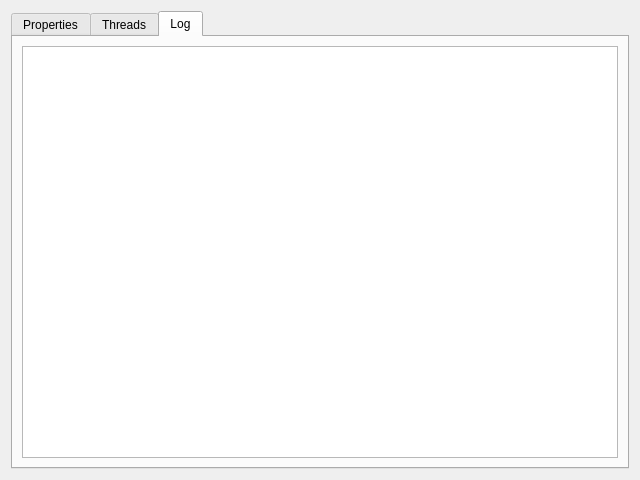
<?xml version="1.0" encoding="UTF-8"?>
<ui version="4.0">
 <class>CVCMainWidget</class>
 <widget class="QWidget" name="CVCMainWidget">
  <property name="geometry">
   <rect>
    <x>0</x>
    <y>0</y>
    <width>640</width>
    <height>480</height>
   </rect>
  </property>
  <property name="windowTitle">
   <string>Form</string>
  </property>
  <layout class="QGridLayout" name="gridLayout_2">
   <item row="0" column="0">
    <widget class="QTabWidget" name="_tabs">
     <property name="currentIndex">
      <number>2</number>
     </property>
     <widget class="QWidget" name="_propertiesTab">
      <attribute name="title">
       <string>Properties</string>
      </attribute>
      <layout class="QGridLayout" name="gridLayout">
       <item row="0" column="0" colspan="2">
        <widget class="QTreeWidget" name="_propertyMap">
         <attribute name="headerDefaultSectionSize">
          <number>200</number>
         </attribute>
         <attribute name="headerDefaultSectionSize">
          <number>200</number>
         </attribute>
         <column>
          <property name="text">
           <string>Key</string>
          </property>
         </column>
         <column>
          <property name="text">
           <string>Value</string>
          </property>
         </column>
        </widget>
       </item>
       <item row="1" column="0">
        <widget class="QPushButton" name="_addProperty">
         <property name="text">
          <string>Add</string>
         </property>
        </widget>
       </item>
       <item row="1" column="1">
        <widget class="QPushButton" name="_deleteSelectedProperties">
         <property name="text">
          <string>Delete Selected</string>
         </property>
        </widget>
       </item>
      </layout>
     </widget>
     <widget class="QWidget" name="_threadTab">
      <attribute name="title">
       <string>Threads</string>
      </attribute>
      <layout class="QGridLayout" name="gridLayout_3">
       <item row="0" column="0">
        <widget class="QTreeWidget" name="_threadMap">
         <column>
          <property name="text">
           <string>Name</string>
          </property>
         </column>
         <column>
          <property name="text">
           <string>ID</string>
          </property>
         </column>
         <column>
          <property name="text">
           <string>Progress</string>
          </property>
         </column>
         <column>
          <property name="text">
           <string>Info</string>
          </property>
         </column>
        </widget>
       </item>
      </layout>
     </widget>
     <widget class="QWidget" name="_logTab">
      <attribute name="title">
       <string>Log</string>
      </attribute>
      <layout class="QGridLayout" name="gridLayout_5">
       <item row="0" column="0">
        <widget class="QPlainTextEdit" name="_logTextEdit">
         <property name="readOnly">
          <bool>true</bool>
         </property>
         <property name="maximumBlockCount">
          <number>500</number>
         </property>
        </widget>
       </item>
      </layout>
     </widget>
    </widget>
   </item>
  </layout>
 </widget>
 <resources/>
 <connections/>
</ui>
